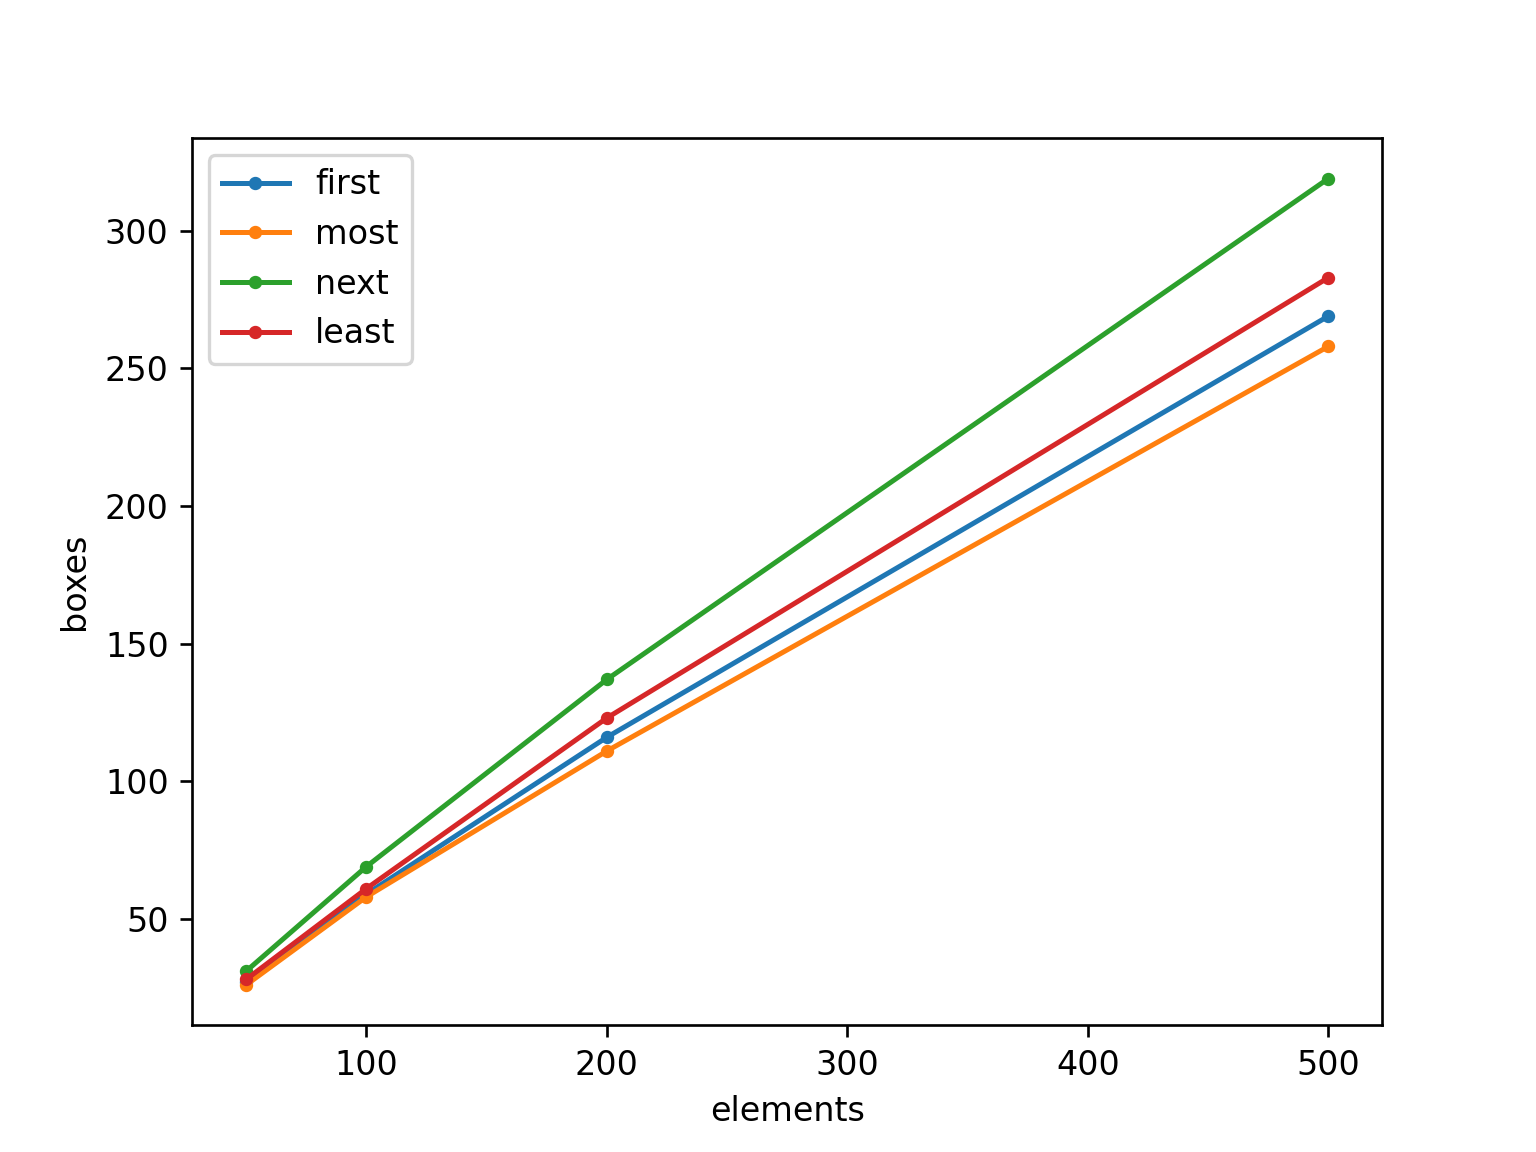

Reproduce this figure in Python.
import pandas as pd
import random
import matplotlib.pyplot as plt


def first(items):
    boxes = [[]]
    
    for item in items:
        flag = False
        for box in boxes:
            if 1 - sum(box) >= item:
                box.append(item)
                flag = True
                break
        if not flag:
            boxes.append([item])
    
    return boxes

def most(items):
    boxes = [[]]
    
    for item in items:
        max_idx = 0
        flag = False
        for i in range(len(boxes)):
            s = sum(boxes[i]) + item
            if s <= 1.0 and s > sum(boxes[max_idx]) + item:
                max_idx = i
                flag = True
        if not flag:
            boxes.append([item])
        else:
            boxes[max_idx].append(item)
    boxes.pop(0)
    return boxes

def next(items):
    boxes = [[]]
    
    curr = 0
    while len(items) > 0:
        if sum(boxes[curr]) + items[0] <= 1.0:
            boxes[curr].append(items.pop(0))
        else:
            boxes.append([])
            curr += 1
            
    return boxes
            
def least(items):
    boxes = [[]]
    
    for item in items:
        min_idx = 0
        flag = False
        for i in range(len(boxes)):
            s = sum(boxes[i]) + item
            if s <= 1.0 and s <= sum(boxes[min_idx]) + item:
                min_idx = i
                flag = True
        if not flag:
            boxes.append([item])
        else:
            boxes[min_idx].append(item)
    return boxes


if __name__ == "__main__":
    # items = [0.5, 0.7, 0.3, 0.9, 0.6, 0.8, 0.1, 0.4, 0.2, 0.5]
    # print(f"{items=}")
    # print("Первый подходящий ящик:   ", first(items.copy()))
    # print("Наиболее подходящий ящик: ", most(items.copy()))
    # print("Следующий подходящий ящик:", next(items.copy()))
    # print("Наименее подходящий ящик: ", least(items.copy()))
    random.seed(123)
    ranges = [50, 100, 200, 500]
    df = pd.DataFrame(columns=['first', 'most', 'next', 'least'])
    fs = [first, most, next, least]
    for r in ranges:
        items = [random.randint(1, 9)/10 for _ in range(r)]
        d = {}
        for f in fs:
            d[f.__name__] = len(f(items.copy()))
        df = pd.concat([df, pd.DataFrame(d, index=[r])], axis=0)
    print(df)
    df.plot(marker='.')
    plt.xlabel("elements")
    plt.ylabel("boxes")
    plt.legend()
    plt.savefig("6.png", dpi=240)
    